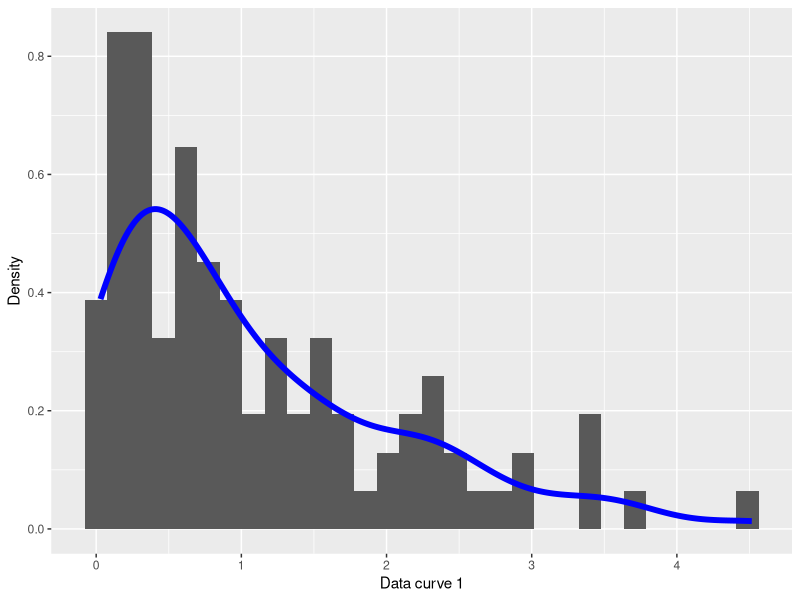
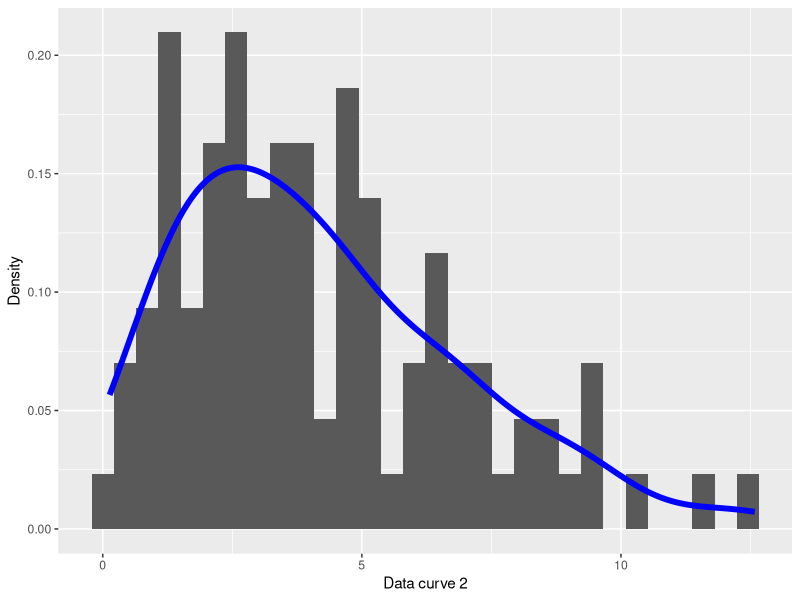
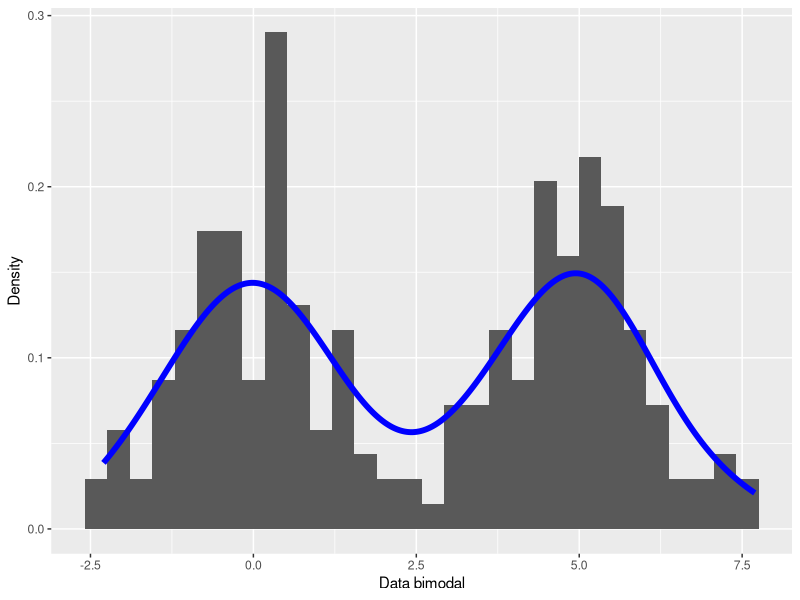
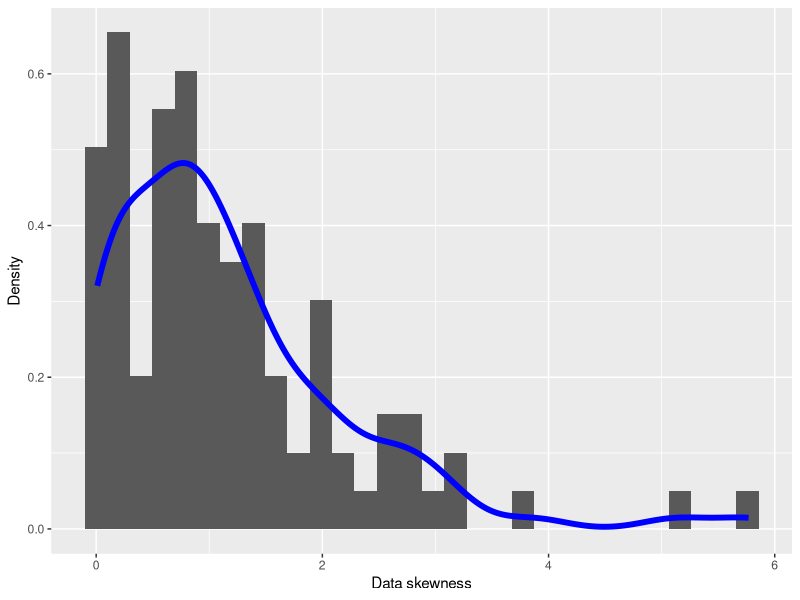

R code for these plots, in order:
library(ggplot2)
# This generate the first examples of session 3

data_curve_1 <- rgamma(100, shape = 1, rate = 1)
data_curve_2 <- rgamma(100, shape = 2, rate = 0.5)

# Histogram + Density of data_curve_1
histogram_data_curve_1 <- ggplot(data.frame(data_curve_1), aes(x = data_curve_1)) +
    geom_histogram(aes(y=..density..)) + 
    geom_density(color="blue", size=2) +
    xlab("Data curve 1") + ylab("Density")

# Histogram + Density of data_curve_2
histogram_data_curve_2 <- ggplot(data.frame(data_curve_2), aes(x = data_curve_2)) +
    geom_histogram(aes(y=..density..)) + 
    geom_density(color="blue", size=2) +
    xlab("Data curve 2") + ylab("Density")

# Save plots
ggsave("plots/histogram_data_curve_1.png", histogram_data_curve_1, width = 10, height = 10, dpi = 300)
ggsave("plots/histogram_data_curve_2.png", histogram_data_curve_2, width = 10, height = 10, dpi = 300)


# Bimodality example
data_bimodal <- c(rnorm(100, mean = 0, sd = 1), rnorm(100, mean = 5, sd = 1))

# Histogram + Density of data_bimodal
histogram_data_bimodal <- ggplot(data.frame(data_bimodal), aes(x = data_bimodal)) +
    geom_histogram(aes(y=..density..)) + 
    geom_density(color="blue", size=2) +
    xlab("Data bimodal") + ylab("Density")

# Save plot
ggsave("plots/histogram_data_bimodal.png", histogram_data_bimodal, width = 10, height = 10, dpi = 300)


# Skewness example
data_skewness <- rexp(100)

# Histogram + Density of data_skewness
histogram_data_skewness <- ggplot(data.frame(data_skewness), aes(x = data_skewness)) +
    geom_histogram(aes(y=..density..)) + 
    geom_density(color="blue", size=2) +
    xlab("Data skewness") + ylab("Density")

# Save plot
ggsave("plots/histogram_data_skewness.png", histogram_data_skewness, width = 10, height = 10, dpi = 300)
